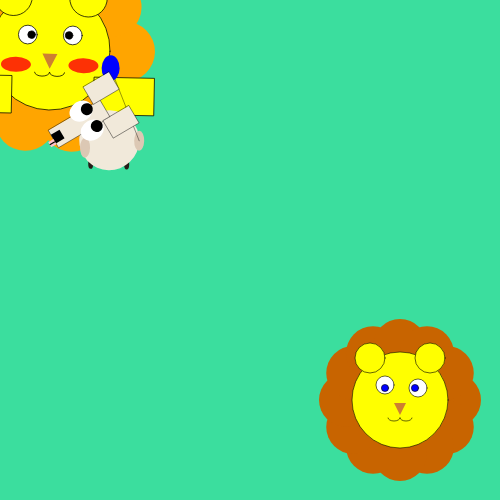
Frame 1 (no input)
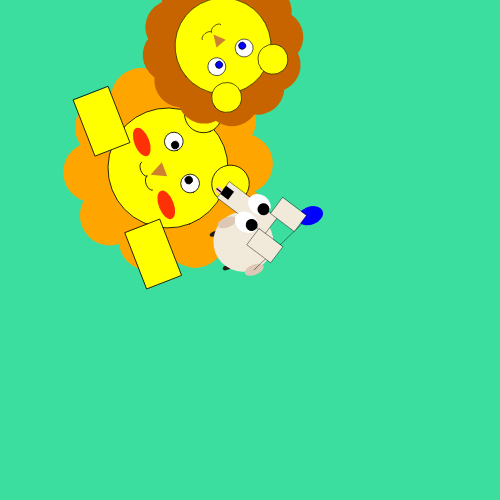
Frame 60 (no input)
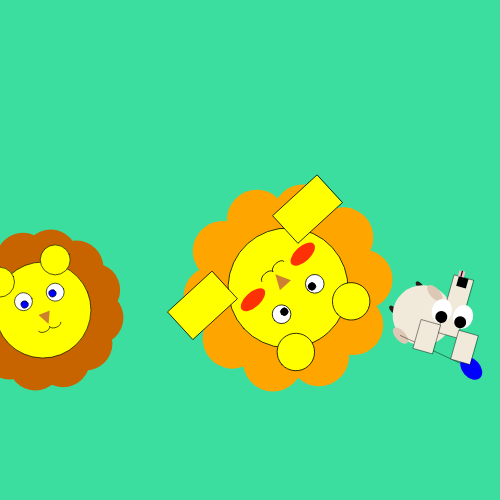
Frame 120 (the mouse pressed at the canvas centre since frame 60)

The p5.js sketch that drew these frames (run headless with seeded random() and noise() and a simulated clock; from frame 60 on, the mouse is pressed at the canvas centre):

// p5.js sketch
// ── sketch.js
let lox = 50;
let loy = 50;
let speedx = 2;
let speedy = 2;

let lox2 = 400;
let loy2 = 400;
let speedx2 = -3;
let speedy2 = -6;
//let bblionColor = color(random("red"),random(196,245,34),random(245,34,97));
let bbAngle = 0;


let t1x = 100;
let t1y = 100;
let t1speedx = 3;
let t1speedy = 2;

function setup() {
  createCanvas(500, 500);
  noStroke();
  fill(200);
}

function draw() {
  background(59,222,158); 

  //Big lion
  lion(lox, loy, frameCount * 0.02, 0.75);
  lox += speedx;
  loy += speedy;
  if (lox <= 0 || lox >= width) {
    speedx *= -1;
  }
  if (loy <= 0 || loy >= height) {
    speedy *= -1;
  }

  // Baby lion
  lion2(lox2, loy2, frameCount * -0.03, 0.6);
  lox2 += speedx2;
  loy2 += speedy2;
  bbAngle += 1;

  if (lox2 <= 0 || lox2 >= width) speedx2 *= -1;
  if (loy2 <= 0 || loy2 >= height) speedy2 *= -1;

//borrow code from Sean: thank you Sean!

thomas(t1x, t1y, frameCount * 0.02, 0.75);
  t1x += t1speedx;
  t1y += t1speedy;

  if (t1x > width) t1x = 0;
  if (t1x < 0) t1x = width;
  if (t1y > height) t1y = 0;
  if (t1y < 0) t1y = height;

}


function lion(lx,ly,rot) {
push();
translate(lx,ly);
rotate(rot);
scale(.75);
mane(100);
head();
eye();
ear();
nose();
mouth();
cutiecheek();
leg();
pop();
}

function lion2(lx, ly, rot, sc) {
  push();
  translate(lx, ly);
  rotate(bbAngle);
  scale(sc);
  bbMane(150);
  head();
  bbEye(); 
  ear();
  nose();
  mouth();
  pop();
}

function mane (size){
  //console.log("mane");
  push();
  fill(255, 165, 0); 
  for (let i = 0; i < 360; i += 36) {
    let x = cos(radians(i)) * 100;
    let y = sin(radians(i)) * 100;
    ellipse( x, y, size * 0.8, size * 0.8);
  }
  pop();
}


function ear(){
  push();
  fill(255, 255, 0);
  stroke(1);
  ellipse(50, -70, 50, 50); // right ear
  ellipse(-50, -70, 50, 50); // left ear
  pop();
  }

function head() {
    //console.log("head");
  push();
  fill(255, 255, 0);
  stroke(1);
  ellipse(0, 0, 160, 160);
  pop();
  }
  
function eye(){
  //console.log("eye");
  push();
  fill(255);
  stroke(1);
  ellipse(-30, -20, 25, 25);
  ellipse(30, -20, 25, 25);
  fill(0);
  ellipse(-25, -20, 10, 10);
  ellipse(25, -20, 10, 10);
  pop();
}

function nose() {
//console.log("nose");
  push();
  fill(205, 127, 50); //bronze: https://htmlcolorcodes.com/colors/shades-of-brown/
  triangle(-10, 5, 10, 5, 0, 25);
  pop();
}

function mouth() {
  //console.log("mouth");
  push();
  noFill();
  stroke(0);
  arc(-10, 30, 20, 10, 0, PI);
  arc(10, 30, 20, 10, 0, PI);
  pop();
}

function cutiecheek() {
    //console.log("cutiecheek");

  push();
  fill(253, 49, 5);
  ellipse(45, 20, 40, 20); // Right cheek
  ellipse(-45, 20, 40, 20); // Left cheek
  pop();
}
function leg(){
 //console.log("leg");

 push();
fill(255, 255, 0);
stroke(1);
rect(60, 35, 80, 50); // right 
rect(-130, 35, 80, 50); //left
  pop();
}

function bbMane(size) {
      //console.log("bbMane");
  push();
  fill(200, 100, 0);
  for (let i = 0; i < 360; i += 30) {
    let x = cos(radians(i)) * 90;
    let y = sin(radians(i)) * 90;
    ellipse(x, y, size * 0.6, size * 0.6);
  }
  pop();
}

function bbEye() {
    //console.log("bbEye");
  push();
  fill(255);
  stroke(1);
  ellipse(-25, -25, 30, 30);
  ellipse(30, -20, 30, 30);
  fill(0,0,255);
  ellipse(-25, -20, 12, 12);
  ellipse(25, -20, 12, 12);
  pop();
}
function bbPuppil(){
  //console.log("pupil");
  push();
  fill(0);
  ellipse(-25, -20, 10, 10);
  ellipse(25, -20, 10, 10);
  pop();
}


//Thomas, borrow code
function thomas(lx, ly, rot) {
  push();
  translate(lx, ly);
  rotate(rot);
  scale(0.4);
  rearpaws();
  tbody();
  holdballoon();
  rotate(45);
  thead();
  lookup();
  snout();
  tongue();
  pop();
}

function rearpaws(){
  //rearpaws;
  push();
  fill(38, 28, 23);
  ellipse(-20, 160, 12.5, 25);
  ellipse(70, 160, 12.5, 25);
  pop();
}

function tbody(){
  //body
  fill(241, 233, 218);
  noStroke();
  ellipse(25, 100, 150, 150);
}

function holdballoon(){
  //front paws
  push();
  fill(220, 200, 180);
  ellipse(-35, 120, 25, 50);
  ellipse(100, 100, 25, 50);
   stroke ('black');
  line(100, 100, 25, -80);
  noStroke();
  fill ('blue');
  ellipse(25, -80, 45,65);
  pop();
}
function thead(){
    //head241, 233, 218
    push();
    fill(241, 233, 218);
    stroke(1);
    rect(0,0,50,150);  // anchor
    rect(-49,-55,50,75);
    rect(49,-55,50,75);
    pop();
}

function propellerhat(){
  push();
  noStroke();
  fill ('red');
  circle(25,0,50);
  fill('black');
  rect(22, -34, 5, 10);
  fill (52, 228, 234);
  ellipse(17, -34, 15, 5);
  ellipse(32, -34, 15, 5);
  pop();
}

function scalp(){
    //scalp / hat
    push();
    noStroke();
    circle(25, 0, 50);
    pop();
}

function lookup (){
  push();
  //eyes
  fill(255);
  ellipse(55,55,50,60);
  ellipse(0,55,50,60);
  fill(0);
  ellipse(3,40,30,30);
  ellipse(52,40,30,30);

  pop();
}

function snout(){
  push();
  //snout
  fill(0);
  square(12.5, 125, 25);
  pop();
}

function tongue(){
    push();
    //tongue
    fill('pink');
    square(25, 150, 15);
    fill('black');
    rect(31, 150, 3, 15);
    pop();
}
